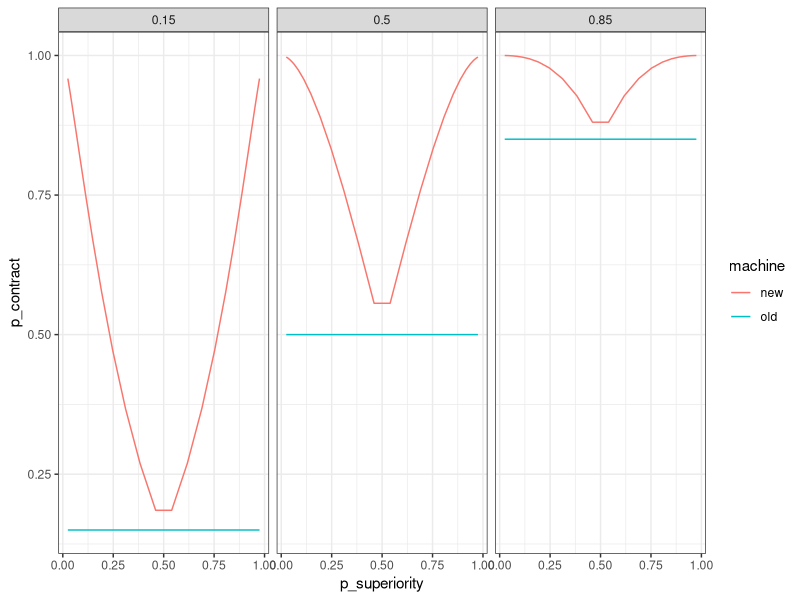

The R script that drew this image:
## ---- chunk 1
knitr::opts_chunk$set(echo = TRUE)
library(tidyverse)
library(gganimate)
library(RColorBrewer)
## ---- chunk 2
# linear sampling of log odds for ground truth probability of superiority for the new machine
logodds <- seq(log(0.025/(1-0.025)), log(0.975/(1-0.975)), length.out = 24) # 8
p_superiority <- 1 / (1 + exp(-logodds))

# baseline probability of gaining/keeping a contract with the old machine 
baseline <- c(.15, .5, .85) # c(.15, .5)

# # ratio (K) of value of contract (X) over cost of intervention (C) 
# K <- seq(1.5, 7, .1) # c(2.1)
# 
# # initialize data conditions dataframe
# conds_df <- data.frame(
#   "p_superiority" = rep(p_superiority, length(baseline) * length(K)),
#   "baseline" = rep(sort(rep(baseline, length(p_superiority))), length(K)),
#   "K" = sort(rep(K, length(p_superiority) * length(baseline))))

# initialize data conditions dataframe
conds_df <- data.frame(
  "p_superiority" = rep(p_superiority, length(baseline)),
  "baseline" = sort(rep(baseline, length(p_superiority))))

# ratio (K) of value of contract (X) over cost of intervention (C)
conds_df <- conds_df %>%
  mutate(K = if_else(baseline == .15, # set K (cost of new machine in millions) contingent on baseline,
                     1.8,             # so there are an equal number of trials where participants should vs shouldn't intervene
                     if_else(baseline == .5,
                             2.25,
                             6.85))) # where baseline == .85

# label gain vs loss framing trials based on p_superiority and add contract thresholds
conds_df <- conds_df %>% 
  mutate(frame = if_else(p_superiority > .5, "gain", "loss"),
                         threshold = if_else(frame=="gain", 
                                             500, # million widgets required to gain contract
                                             75)) # defective widgets per million required to keep contract

# add columns for the mean and standard deviation of the difference in the number of widgets produced by the new vs old machine
# depending on the gain vs loss frame, these values represent millions of widgets vs defective widgets per million
conds_df <- conds_df %>%
  mutate(sd_diff = 15, # std(new - old)
         mean_diff = sd_diff * qnorm(p_superiority)) # mean(new - old)

# double the length of the dataframe to add information per machine, creating a stimulus dataframe with a row per distribution to visualize
stim_df <- map_df(seq_len(2), ~conds_df)
stim_df$machine <- sort(rep(c("new", "old"), length(stim_df$p_superiority)/2))

# add columns for the mean and standard deviation of widgets for each machine and the probability of gaining/keeping the contract
stim_df <- stim_df %>%
  mutate(sd = sqrt(stim_df$sd_diff ^ 2 / 2), # assume equal and independent variances in the number of widgets produced by each machine
        mean = if_else(machine=="old", 
                       if_else(frame=="gain", # old machine is at baseline
                               threshold - sd * qnorm(1 - baseline), 
                               threshold - sd * qnorm(baseline)), 
                       if_else(frame=="gain", # new machine is at difference from baseline
                               threshold - sd * qnorm(1 - baseline) + mean_diff, 
                               threshold - sd * qnorm(baseline) + mean_diff)),
        p_contract = if_else(frame=="gain", # probability of exceeding threshold to gain/keep contract
                              1 - pnorm((threshold - mean)/sd),
                              pnorm((threshold - mean)/sd)))

# spread values per machine across columns to get back to a conditions dataframe one row per trial
conds_df <- stim_df %>% # explanation: https://kieranhealy.org/blog/archives/2018/11/06/spreading-multiple-values/
  gather(variable, value, -(p_superiority:machine)) %>%
  unite(temp, machine, variable) %>%
  spread(temp, value)
## ---- chunk 3
stim_df %>% ggplot(aes(x = p_superiority, y = p_contract, color = machine)) +
  geom_line() +
  theme_bw() +
  facet_grid(. ~ baseline)
## ---- chunk 4
# determine whether or not intervention is utility optimal on each trial
conds_df <- conds_df %>%
  mutate(should_intervene = if_else(frame=="gain",
                                    (old_p_contract + 1 / K) < new_p_contract, # gain framing decision rule
                                    ((1 - old_p_contract) - 1 / K) > (1 - new_p_contract))) # loss framing decision rule

conds_df %>%
  group_by(baseline, K, frame) %>%
  summarise(intervene = sum(should_intervene), n_trials = n())
## ---- chunk 5
intervene ~ binomial(1, p)
p ~ probit_link(baseline + vis + vis:p_contract + trial:p_contract)
